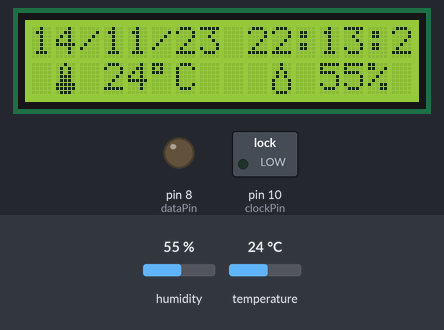
Simulated run of this sketch. Board: Arduino Uno, built with avr-gcc and run on an emulated ATmega328P. On the bench: 16×2 character LCD, switched loads named in the sketch (green lamp = pin HIGH), output pins drawn as LEDs (lit = HIGH). The test bench sets the inputs (shaded band); at power-on: humidity 55 %, temperature 24 °C. The local clock reads 2024-03-15 10:24:30 at power-on unless the sketch sets it; what the sketch prints to the serial monitor is not drawn.

Above: at 1.2 s.
1.3 s: humidity set to 22 %
At 2.7 s:
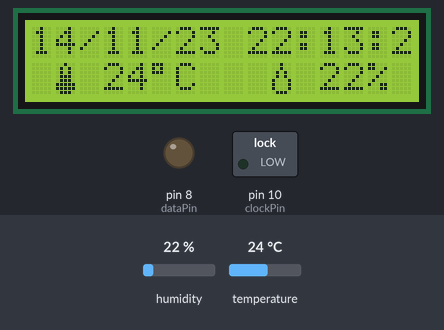
3.6 s: temperature set to 12 °C
At 5.4 s:
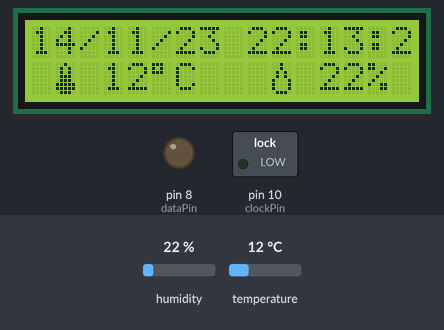
5.7 s: humidity set to 40 %
At 7.1 s:
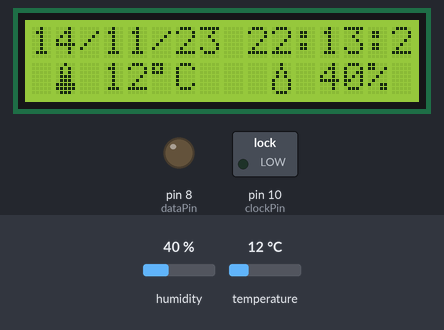
7.8 s: temperature set to 19 °C
At 8.7 s:
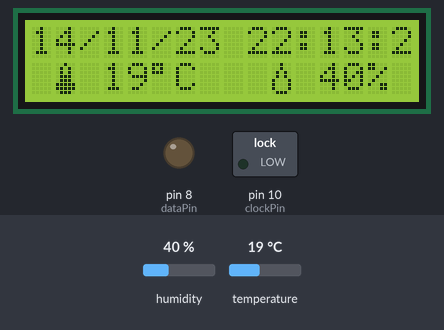
Timing chart, 0 to 10.8 s (numbered marks = the images above; inputs shaded):
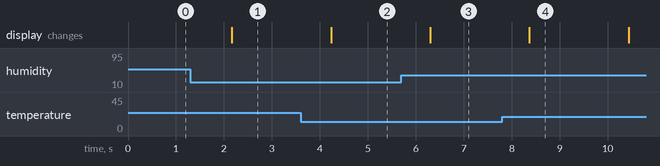

Measured:
- after the input at 1.3 s, the display: changes after 0.87 s (image 1)
- after the input at 3.6 s, the display: changes after 0.63 s (image 2)
- after the input at 5.7 s, the display: changes after 0.60 s (image 3)
- after the input at 7.8 s, the display: changes after 0.57 s (image 4)

The sketch:

Shifty_Boi_Iteration_3.ino
```cpp
//Libaries
#include <LiquidCrystal.h>
#include <SimpleDHT.h>
#include <Wire.h>
#include <DS3231.h>

//RTC Setup
DS3231 clock;
RTCDateTime dt;

//Shift Register Setup
int latch=9;  //74HC595  pin 9 STCP
int clockPin=10; //74HC595  pin 10 SHCP
int dataPin=8;   //74HC595  pin 8 DS

unsigned char table[]=
{0x3f,0x06,0x5b,0x4f,0x66,0x6d,0x7d,0x07,0x7f,0x6f,0x77,0x7c
,0x39,0x5e,0x79,0x71,0x00};

//Temp & Humidity Sensor Setup
int pinDHT11 = 6;
SimpleDHT11 dht11;

//LCD Setup
const int rs = 12, en = 11, d4 = 5, d5 = 4, d6 = 3, d7 = 2;
LiquidCrystal lcd(rs, en, d4, d5, d6, d7);

byte thermometer[8] = //icon for termometer
{
    B00100,
    B01010,
    B01010,
    B01110,
    B01110,
    B11111,
    B11111,
    B01110
};

byte droplet[8] = //icon for water droplet
{
    B00100,
    B00100,
    B01010,
    B01010,
    B10001,
    B10001,
    B10001,
    B01110,
};

void setup() {

  Serial.begin(9600);
  lcd.begin(16, 2);
  lcd.createChar(1,thermometer);
  lcd.createChar(2,droplet);
  clock.begin();
  clock.setDateTime(__DATE__, __TIME__);    //Loads Time and Date onto Arduino with upload

  //shift stuff
  pinMode(latch,OUTPUT);
  pinMode(clockPin,OUTPUT);
  pinMode(dataPin,OUTPUT);
}

void Display(unsigned char num)
{

  digitalWrite(latch,LOW);
  shiftOut(dataPin,clockPin,MSBFIRST,table[num]);
  digitalWrite(latch,HIGH);

}

void loop() {
  dt = clock.getDateTime();

  // Time Display

  Serial.print("Raw data: ");
  Serial.print(dt.year);   Serial.print("");
  Serial.print(dt.month);  Serial.print("");
  Serial.print(dt.day);    Serial.print(" ");
  Serial.print(dt.hour);   Serial.print(":");
  Serial.print(dt.minute); Serial.print(":");
  Serial.print(dt.second); Serial.println("");

  lcd.clear();
  lcd.setCursor(0,0);
  lcd.print(dt.day);   lcd.print("/");
  lcd.print(dt.month);  lcd.print("/");
  lcd.print(dt.year-2000);   lcd.print(" ");
  lcd.print(dt.hour);   lcd.print(":");
  lcd.print(dt.minute); lcd.print(":");
  lcd.print(dt.second); lcd.println("    ");

  //Temperature & Humidity Display

  byte temperature = 0;
  byte humidity = 0;
  int err = SimpleDHTErrSuccess;

  //If statement tells Arduino hox to fix any reading errors from Temp sensor
  if ((err = dht11.read(pinDHT11, &temperature, &humidity, NULL)) != SimpleDHTErrSuccess) {
    return;
  }
  lcd.setCursor(1,1);
  lcd.write(1); lcd.print(" "); lcd.print((int)temperature);
  lcd.print((char)223);  lcd.print("C   ");
  lcd.write(2);  lcd.print(" "); lcd.print((int)humidity);
  lcd.print("%");

  delay(1000);

//Code for Later
  /*Display(1);
  delay(500);
  Display(2);
  delay(500);
  Display(3);
  delay(500);
  Display(4);
  delay(500);
  Display(5);
  delay(500);
  Display(6);
  delay(500);
  Display(7);
  delay(500);
  Display(8);
  delay(500);
  Display(9);
  delay(500);
  Display(10);
  delay(500);
  Display(11);
  delay(500);
  Display(12);
  delay(500);
  Display(13);
  delay(500);
  Display(14);
  delay(500);
  Display(15);
  delay(500);*/
}
```
